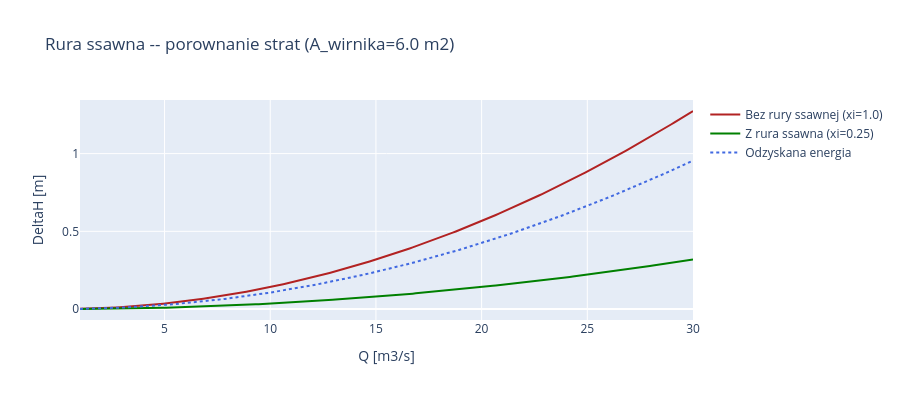

Notebook code cell kept with this figure:
### Markdown cell above
**Prompt do LLM:**
> *"Porownaj straty: z rura ssawna (xi=0.25) vs bez rury (xi=1.0),
> przy A_inlet=0.8m2. Pokaz ile energii odzyskuje rura.
> Uzyj `minor_loss()` z A_inlet jako polem wyjscia z wirnika."*

**Uzyte funkcje:** `src.losses.minor_loss()` (rura ssawna = strata miejscowa z $\xi_{rura}$ odniesiona do predkosci wlotu)

### Code cell
# Wirnik Kaplana z D1 ≈ 2.8 m daje A_wirnika ≈ 6 m².
A_runner_exit = 6.0

dH_with = minor_loss(Q_demo, A_runner_exit, xi=0.25)
dH_without = minor_loss(Q_demo, A_runner_exit, xi=1.0)

fig = go.Figure()
fig.add_trace(go.Scatter(x=Q_demo, y=dH_without, mode='lines',
    name='Bez rury ssawnej (xi=1.0)', line=dict(color='firebrick', width=2)))
fig.add_trace(go.Scatter(x=Q_demo, y=dH_with, mode='lines',
    name='Z rura ssawna (xi=0.25)', line=dict(color='green', width=2)))
fig.add_trace(go.Scatter(x=Q_demo, y=dH_without - dH_with, mode='lines',
    name='Odzyskana energia', line=dict(color='royalblue', width=2, dash='dot')))
fig.update_layout(
    title=f'Rura ssawna -- porownanie strat (A_wirnika={A_runner_exit} m2)',
    xaxis_title='Q [m3/s]', yaxis_title='DeltaH [m]',
    height=400, hovermode='x unified',
)
fig.show()

Q_test = 23.0
v_runner = Q_test / A_runner_exit
print(f'Przy Q={Q_test} m3/s (v_wirnika={v_runner:.2f} m/s):')
print(f'  Bez rury ssawnej (xi=1.0): {float(minor_loss(Q_test, A_runner_exit, xi=1.0)):.3f} m')
print(f'  Z rura ssawna (xi=0.25):   {float(minor_loss(Q_test, A_runner_exit, xi=0.25)):.3f} m')

### Figure 1 — Plotly figure (JSON) as saved in the notebook; plotly's stock layout.template omitted (floating-point values rounded to 4 significant figures; data arrays with more than 128 entries replaced by an {"elided": "..."} marker saying what was removed)
{"data": [{"line": {"color": "firebrick", "width": 2}, "mode": "lines", "name": "Bez rury ssawnej (xi=1.0)", "type": "scatter", "x": {"elided": "200 float values"}, "y": {"elided": "200 float values"}}, {"line": {"color": "green", "width": 2}, "mode": "lines", "name": "Z rura ssawna (xi=0.25)", "type": "scatter", "x": {"elided": "200 float values"}, "y": {"elided": "200 float values"}}, {"line": {"color": "royalblue", "dash": "dot", "width": 2}, "mode": "lines", "name": "Odzyskana energia", "type": "scatter", "x": {"elided": "200 float values"}, "y": {"elided": "200 float values"}}], "layout": {"height": 400, "hovermode": "x unified", "title": {"text": "Rura ssawna -- porownanie strat (A_wirnika=6.0 m2)"}, "xaxis": {"title": {"text": "Q [m3/s]"}}, "yaxis": {"title": {"text": "DeltaH [m]"}}}}
